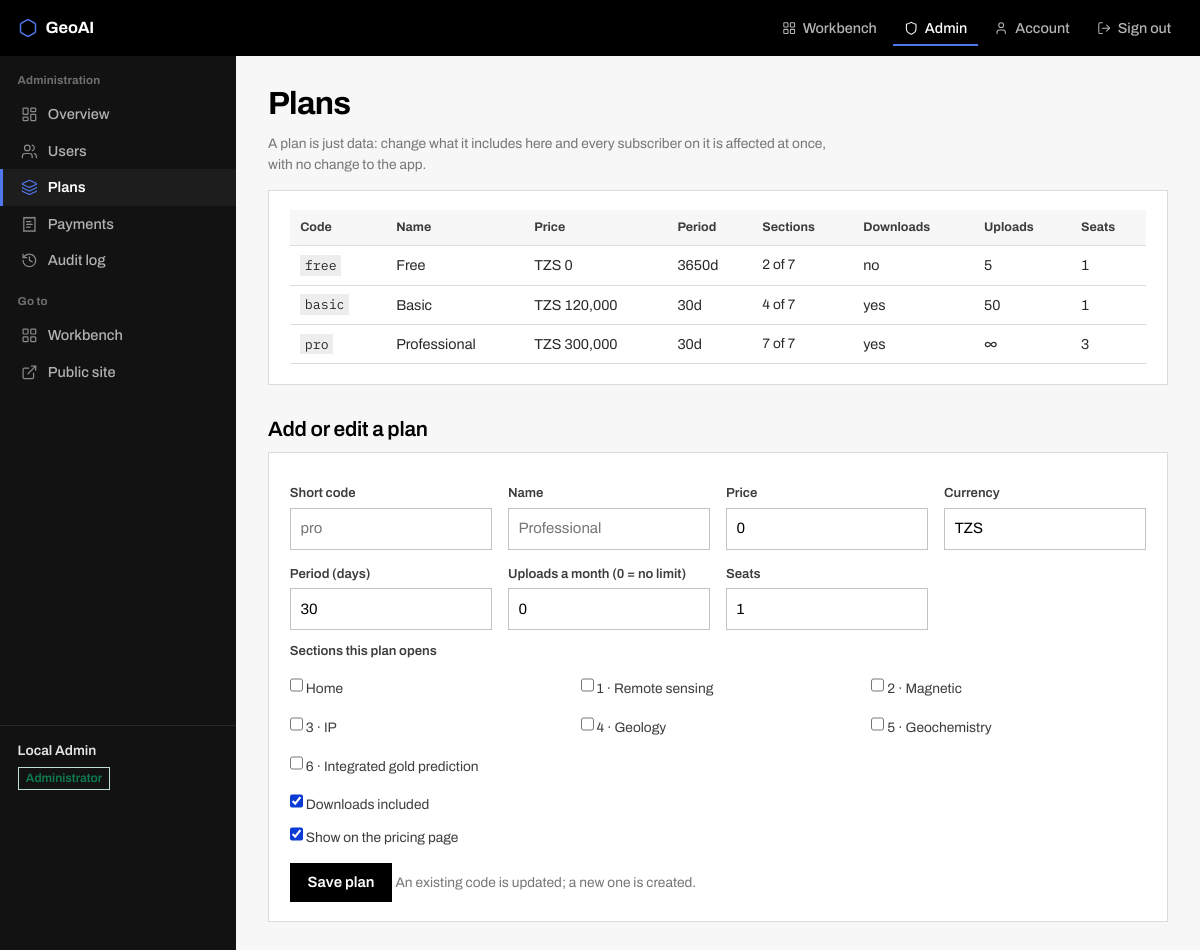
Screenshot of /admin/plans (signed in) with the database file from the repository.
### portal/models.py (models this page shows, shortened)
class User(UserMixin, db.Model):
    __tablename__ = "users"
    id = db.Column(db.Integer, primary_key=True)
    email = db.Column(db.String(190), unique=True, nullable=False, index=True)
    name = db.Column(db.String(120), nullable=False, default="")
    organisation = db.Column(db.String(160), nullable=False, default="")
    phone = db.Column(db.String(40), nullable=False, default="")
    password_hash = db.Column(db.String(255), nullable=False)
    is_admin = db.Column(db.Boolean, nullable=False, default=False)
    is_active_account = db.Column(db.Boolean, nullable=False, default=True)
    created_at = db.Column(db.DateTime, nullable=False, default=now)
    last_login = db.Column(db.DateTime)
    subscriptions = db.relationship("Subscription", back_populates="user", cascade="all, delete-orphan",
                                    order_by="Subscription.id.desc()")
    payments = db.relationship("Payment", back_populates="user", cascade="all, delete-orphan")
    @property
    def is_active(self):
        return self.is_active_account
    def allowed_sections(self):
        if self.is_admin:
            return released(SECTIONS)
        p = self.plan
        return p.section_list if p else released(FREE_SECTIONS)

class Plan(db.Model):
    __tablename__ = "plans"
    id = db.Column(db.Integer, primary_key=True)
    code = db.Column(db.String(32), unique=True, nullable=False)        # free, basic, pro
    name = db.Column(db.String(80), nullable=False)
    price = db.Column(db.Float, nullable=False, default=0.0)
    currency = db.Column(db.String(8), nullable=False, default="TZS")
    period_days = db.Column(db.Integer, nullable=False, default=30)
    sections = db.Column(db.Text, nullable=False, default="")           # comma-separated keys of SECTIONS
    can_download = db.Column(db.Boolean, nullable=False, default=False)
    max_uploads_per_month = db.Column(db.Integer, nullable=False, default=0)   # 0 = no limit
    seats = db.Column(db.Integer, nullable=False, default=1)
    is_public = db.Column(db.Boolean, nullable=False, default=True)     # shown on the pricing page
    sort = db.Column(db.Integer, nullable=False, default=0)
    @property
    def section_list(self):
        return released(s for s in (self.sections or "").split(",") if s)

### portal/admin.py (the view, shortened to what this page needs)
@bp.route("/plans", methods=["GET", "POST"])
@admin_only
def plans():
    return render_template("admin/plans.html", plans=Plan.query.order_by(Plan.sort).all(),
                           sections=released_sections())

### portal/admin.py (called while the page is built)
def admin_only(f):
    @wraps(f)
    @login_required
    def wrapper(*a, **kw):
        if not current_user.is_admin:
            abort(403)
        return f(*a, **kw)
    return wrapper

### portal/app/__init__.py (called while the page is built)
def visible_sections():
    return [s for s in SECTIONS if s["key"] not in NEXT_VERSION]

def upload_allowance():
    if current_user.is_admin:
        return 0, None, None
    used, limit = current_user.upload_allowance()
    return used, limit, None if limit is None else max(limit - used, 0)

def nav_context():
    if not current_user.is_authenticated:
        return {"app_sections": [], "locked_count": 0, "allowance": (0, None, None)}
    allowed = set(current_user.allowed_sections())
    have = set(store.sections_with_results(current_user.id))
    items = [{**s, "open": s["key"] in allowed, "has_result": s["key"] in have}
             for s in visible_sections()]
    return {"app_sections": items, "locked_count": sum(0 if i["open"] else 1 for i in items),
            "allowance": upload_allowance()}

### portal/app/store.py (called while the page is built)
def root():
    base = Path(current_app.config["DATA_DIR"]) / "work"
    base.mkdir(parents=True, exist_ok=True)
    return base

def home(user_id):
    p = root() / str(user_id)
    p.mkdir(parents=True, exist_ok=True)
    return p

def _safe(section):
    if section not in SECTIONS:
        raise ValueError(f"unknown section {section!r}")
    return section

def sections_with_results(user_id):
    out = {}
    for section in SECTIONS:
        run = Run.latest(user_id, section)
        if run and run.ok:
            out[section] = run
    return out

    @classmethod
    def latest(cls, user_id, section):
        runs = cls.list(user_id, section)
        return runs[0] if runs else None

    @classmethod
    def list(cls, user_id, section):
        d = home(user_id) / _safe(section)
        if not d.is_dir():
            return []
        runs = [cls(user_id, section, p.name) for p in d.iterdir()
                if p.is_dir() and not p.name.startswith("_")]     # "_draft" is not a run
        runs.sort(key=lambda r: r.id, reverse=True)          # the id starts with the timestamp
        return runs

### portal/icons.py (called while the page is built)
def icon(name, cls="", label=None):
    if name not in names():
        raise KeyError(f"no icon named {name!r} in {SPRITE.name}")
    aria = (f'role="img" aria-label="{label}"' if label else 'aria-hidden="true" focusable="false"')
    classes = f"ico {cls}".strip()
    return Markup(f'<svg class="{classes}" {aria}><use href="#i-{name}"></use></svg>')

### portal/templates/admin/plans.html
{% set page_title = "Plans" %}
{% extends "admin/layout.html" %}
{% block main %}
<h1>Plans</h1>
<p class="small muted">A plan is just data: change what it includes here and every subscriber on it is
  affected at once, with no change to the app.</p>
<div class="card"><table>
<tr><th>Code</th><th>Name</th><th>Price</th><th>Period</th><th>Sections</th><th>Downloads</th><th>Uploads</th><th>Seats</th></tr>
{% for p in plans %}<tr><td><code>{{ p.code }}</code></td><td>{{ p.name }}</td>
  <td>{{ p.currency }} {{ '{:,.0f}'.format(p.price) }}</td><td>{{ p.period_days }}d</td>
  <td class="small">{{ p.section_list|length }} of {{ sections|length }}</td>
  <td>{{ 'yes' if p.can_download else 'no' }}</td>
  <td>{{ p.max_uploads_per_month or '∞' }}</td><td>{{ p.seats }}</td></tr>{% endfor %}
</table></div>
<h2>Add or edit a plan</h2>
<div class="card">
<form method="post">
  <div class="grid g4" style="gap:.2rem 1rem">
    <div><label for="code">Short code</label><input id="code" name="code" required placeholder="pro"></div>
    <div><label for="name">Name</label><input id="name" name="name" placeholder="Professional"></div>
    <div><label for="price">Price</label><input id="price" name="price" type="number" step="any" value="0"></div>
    <div><label for="currency">Currency</label><input id="currency" name="currency" value="TZS"></div>
    <div><label for="period_days">Period (days)</label><input id="period_days" name="period_days" type="number" value="30"></div>
    <div><label for="max_uploads_per_month">Uploads a month (0 = no limit)</label>
      <input id="max_uploads_per_month" name="max_uploads_per_month" type="number" value="0"></div>
    <div><label for="seats">Seats</label><input id="seats" name="seats" type="number" value="1"></div>
  </div>
  <label>Sections this plan opens</label>
  <div class="grid g3" style="gap:.1rem 1rem">
    {% for key, label in sections.items() %}
    <label class="small" style="font-weight:400"><input type="checkbox" name="sections" value="{{ key }}" style="width:auto"> {{ label }}</label>
    {% endfor %}
  </div>
  <p><label class="small" style="font-weight:400"><input type="checkbox" name="can_download" style="width:auto" checked> Downloads included</label>
     <label class="small" style="font-weight:400"><input type="checkbox" name="is_public" style="width:auto" checked> Show on the pricing page</label></p>
  <button class="btn" type="submit">Save plan</button>
  <span class="small muted">An existing code is updated; a new one is created.</span>
</form>
</div>
{% endblock %}

### portal/templates/console.html (shortened to what this page needs)
{% extends "base.html" %}
{% block page %}
<div class="console">
  <aside class="rail" id="rail">
    {% block rail %}{% endblock %}
    <div class="rail-foot">
      <span class="who">{{ current_user.name or current_user.email }}</span>
      {% if current_user.is_admin %}
        <span class="tag ok">Administrator</span>
      {% endif %}
    </div>
  </aside>
  <main class="work">
    {% block main %}{% endblock %}
  </main>
</div>
{% endblock %}

### portal/static/style.css (style rules this page uses)
:root { --white:#ffffff; --g50:#f7f7f7; --g100:#ededed; --g150:#e4e4e4; --g200:#dcdcdc; --g300:#c2c2c2; --g400:#9a9a9a; --g500:#767676; --g600:#5a5a5a; --g700:#3d3d3d; --g800:#2a2a2a; --g900:#1c1c1c; --black:#000000; --blue:#0a3bd4; --blue-dk:#0730a6; --blue-lt:#4f78ef; --blue-wash:#edf1fd; --red:#c8102e; --red-wash:#fdeef0; --green:#0f7b4f; --green-wash:#eaf6f0; --amber:#8a5b00; --amber-wash:#fdf4e3; --ink:var(--black); --body:var(--g800); --muted:var(--g500); --line:var(--g200); --bg:var(--g50); --card:var(--white); --rail:#121212; --mono:"IBM Plex Mono",ui-monospace,SFMono-Regular,Menlo,Consolas,monospace; --sans:"Archivo","Archivo Fallback",system-ui,-apple-system,"Segoe UI",Roboto,sans-serif; --h-top:56px; --w-rail:236px; }
* { box-sizing:border-box }
html { -webkit-text-size-adjust:100% }
body { margin:0;background:var(--bg);color:var(--body); font:400 15px/1.55 var(--sans); font-feature-settings:"kern" 1; -webkit-font-smoothing:antialiased }
img,svg,video { max-width:100% }
h1,h2,h3,h4 { color:var(--ink);font-weight:600;letter-spacing:-0.012em;margin:0 0 .6rem }
h1 { font-size:2rem;line-height:1.15;font-weight:700;letter-spacing:-0.022em }
h2 { font-size:1.3rem;line-height:1.25;margin-top:2rem }
p { margin:0 0 .9rem;max-width:74ch }
code,kbd,samp { font-family:var(--mono);font-size:.92em;background:var(--g100);padding:.1em .35em }
.muted { color:var(--muted) }
.small { font-size:.86rem }
.ico { width:1.15em;height:1.15em;flex:none;vertical-align:-0.2em;stroke-width:1.75 }
.ico.sm { width:1em;height:1em }
header.top .brand .ico { width:1.25rem;height:1.25rem;color:var(--blue-lt) }
.grid { display:grid;gap:1rem }
.g3 { grid-template-columns:repeat(auto-fit,minmax(215px,1fr)) }
.g4 { grid-template-columns:repeat(auto-fit,minmax(160px,1fr)) }
.card { background:var(--card);border:1px solid var(--line);padding:1.2rem 1.3rem;margin-bottom:1rem }
label { display:block;font-size:.82rem;color:var(--g700);margin:.7rem 0 .25rem;font-weight:600 }
input:not([type=checkbox]):not([type=radio]):not([type=submit]):not([type=button]), select,textarea { width:100%;padding:.52rem .6rem;border:1px solid var(--g300);background:#fff; font:inherit;color:var(--ink);border-radius:0 }
input[type=checkbox],input[type=radio] { width:16px;height:16px;accent-color:var(--blue);margin:0 }
.btn { display:inline-flex;align-items:center;justify-content:center;gap:.45rem; background:var(--black);color:#fff;border:1px solid var(--black);border-radius:0; padding:.56rem 1.05rem;font:inherit;font-weight:600;font-size:.93rem;line-height:1.3; cursor:pointer;text-decoration:none;transition:background .12s,border-color .12s,color .12s }
table { width:100%;border-collapse:collapse;font-size:.9rem }
th,td { text-align:left;padding:.5rem .65rem;border-bottom:1px solid var(--line);vertical-align:top }
th { font-size:.78rem;font-weight:700;color:var(--g700);background:var(--g50);white-space:nowrap }
td { font-variant-numeric:tabular-nums }
.tag { display:inline-flex;align-items:center;gap:.3rem;padding:.12rem .45rem;font-size:.76rem; font-weight:600;border:1px solid;border-radius:0;line-height:1.45 }
.tag.ok { color:var(--green);background:var(--green-wash);border-color:#bfe0d1 }

### portal/static/app.css (style rules this page uses)
.console { display:grid;grid-template-columns:var(--w-rail) minmax(0,1fr); min-height:calc(100vh - var(--h-top)); background:linear-gradient(to right,var(--rail) 0 var(--w-rail),var(--bg) var(--w-rail)) }
.rail { position:sticky;top:var(--h-top);align-self:start;height:calc(100vh - var(--h-top)); overflow-y:auto;background:var(--rail);color:#9d9d9d;display:flex;flex-direction:column; padding:.9rem 0 .6rem;scrollbar-width:thin }
.work { min-width:0;padding:1.9rem 2rem 5rem;background:var(--bg) }
.work > h1:first-child { margin-top:0 }
.rail-nav a .ico { width:1.05rem;height:1.05rem;color:#8a8a8a;flex:none }
.rail-nav a.on .ico { color:var(--blue-lt) }
.rail-foot { margin-top:auto;padding:.9rem 1.1rem 0;border-top:1px solid #272727;font-size:.79rem; color:#8a8a8a;line-height:1.6 }
.rail-foot .who { color:#e4e4e4;font-weight:600;font-size:.86rem;display:block;margin-bottom:.3rem; overflow:hidden;text-overflow:ellipsis }
.rail-foot .tag { background:transparent }
.work .card { overflow-x:auto }
.work .card > table { min-width:34rem }

### rows the page displays
User: name "Local Admin"
Plan: code "free", name "Free", currency "TZS", price "0", period_days "3650", section_list|length "2", sections "7", can_download "no", max_uploads_per_month "5", seats "1"
Plan: code "basic", name "Basic", currency "TZS", price "120,000", period_days "30", section_list|length "4", sections "7", can_download "yes", max_uploads_per_month "50", seats "1"
Plan: code "pro", name "Professional", currency "TZS", price "300,000", period_days "30", section_list|length "7", sections "7", can_download "yes", max_uploads_per_month "∞", seats "3"

### other values shown
{{ BRAND }} "GeoAI"
{{ label }} "Overview" "Users" "Plans" "Payments" "Audit log"
{{ label }} "Home" "1 · Remote sensing" "2 · Magnetic" "3 · IP" "4 · Geology" "5 · Geochemistry" "6 · Integrated gold prediction"
